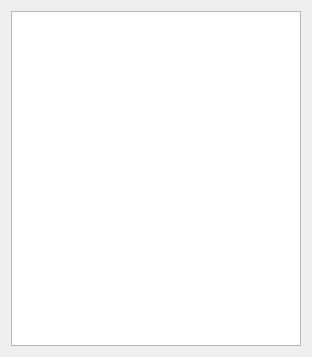
<?xml version="1.0" encoding="UTF-8"?>
<ui version="4.0">
 <class>EditorialABC_Dialog</class>
 <widget class="QDialog" name="EditorialABC_Dialog">
  <property name="geometry">
   <rect>
    <x>0</x>
    <y>0</y>
    <width>312</width>
    <height>357</height>
   </rect>
  </property>
  <property name="windowTitle">
   <string>Dialog</string>
  </property>
  <layout class="QGridLayout" name="gridLayout">
   <item row="0" column="0">
    <widget class="QTableView" name="tableView">
     <property name="contextMenuPolicy">
      <enum>Qt::ActionsContextMenu</enum>
     </property>
    </widget>
   </item>
  </layout>
  <action name="actionAlta">
   <property name="text">
    <string>Alta</string>
   </property>
  </action>
  <action name="actionBaja">
   <property name="text">
    <string>Baja</string>
   </property>
  </action>
 </widget>
 <resources/>
 <connections/>
</ui>
